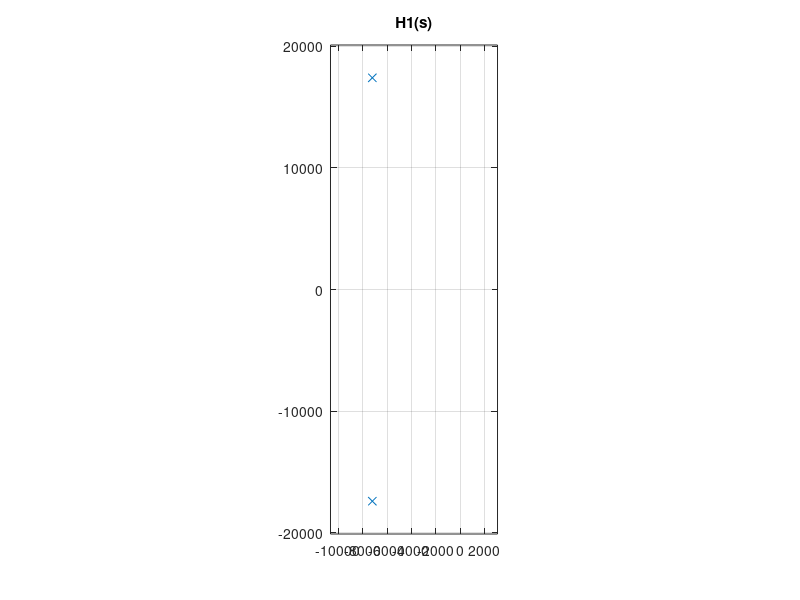
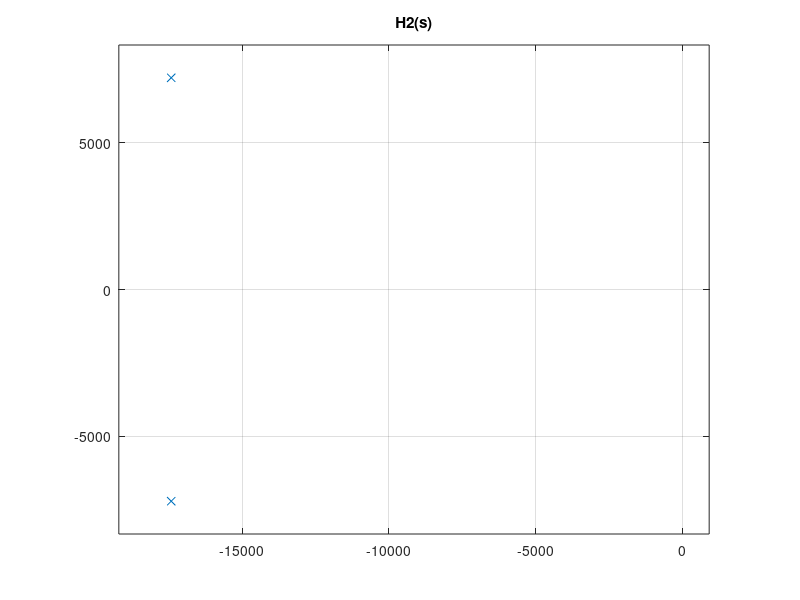

The MATLAB script that drew these images, in order:
%% H1(s)

H1_num = [0, 0, 3.5531e8];
H1_den = [1, 1.4427e4, 3.5531e8];

figure;
zplane(H1_num,H1_den);
title("H1(s)");
grid on;

%% H2(s)

H2_num = [0, 0, 3.5531e8];
H2_den = [1, 3.4830e4, 3.5531e8];

figure;
zplane(H2_num,H2_den);
title("H2(s)");
grid on;
